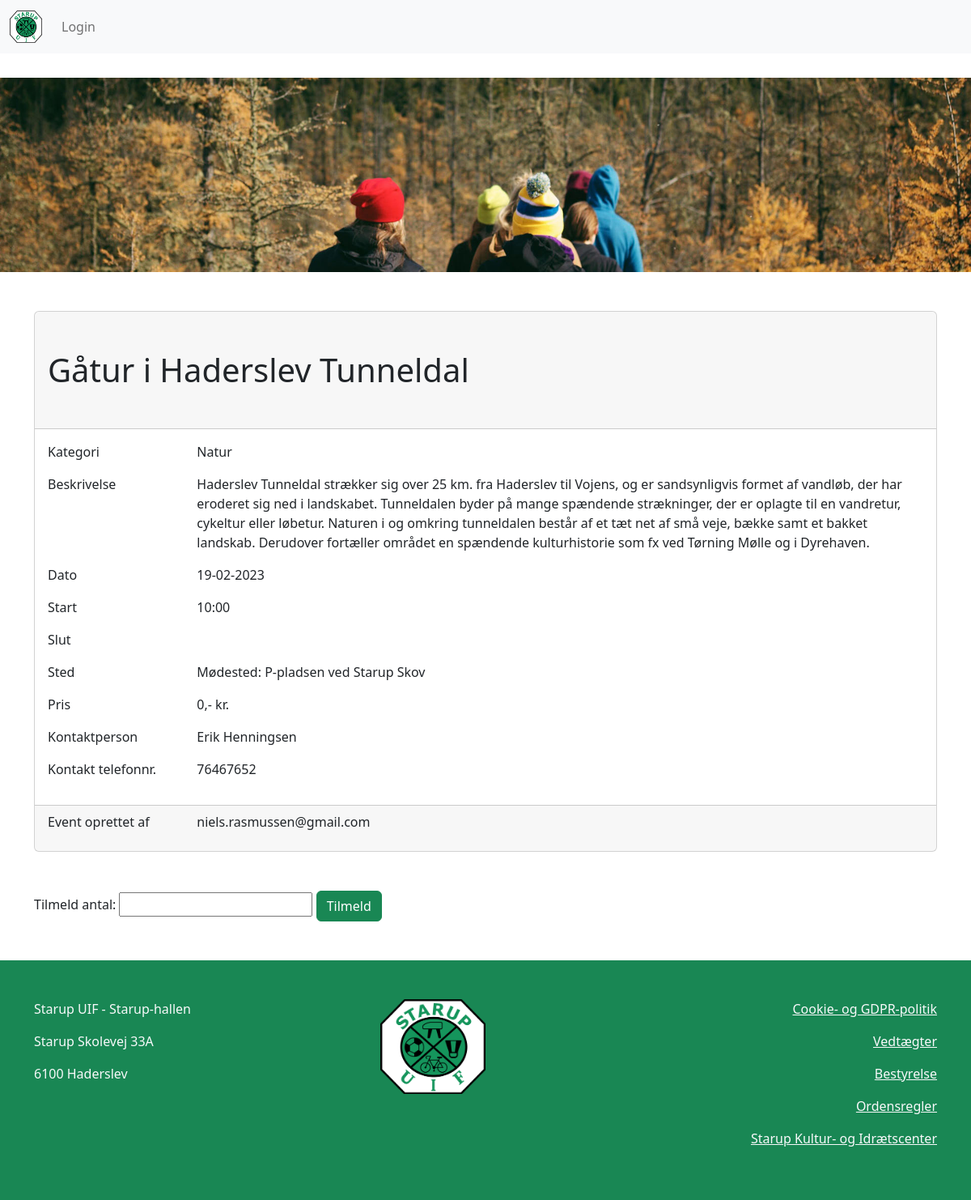
The page /visArrangement.php?id=11 on the database its author committed.
### tables this page shows
CREATE TABLE `events` (
  `EID` int(11) NOT NULL,
  `EName` varchar(200) NOT NULL,
  `ECategory` varchar(50) NOT NULL,
  `EDescription` varchar(2500) DEFAULT NULL,
  `EImage` varchar(100) DEFAULT NULL,
  `EDate` date NOT NULL,
  `EStartTime` varchar(50) NOT NULL,
  `EEndTime` varchar(50) DEFAULT NULL,
  `EPlace` varchar(100) DEFAULT NULL,
  `EPrice` smallint(6) NOT NULL,
  `EContactName` varchar(100) DEFAULT NULL,
  `EContactPhone` int(11) DEFAULT NULL,
  `ECreatedBy` varchar(100) NOT NULL
);

### visArrangement.php (the view, shortened to what this page needs)
<?php
    if(isset($_GET['id']))
    {
        $id = "'".$_GET['id']."'";
    }
    $db = new MySQLi('', '', '', '');
    $db->set_charset("utf8");
    if ($db->connect_error){
        die("Connection to database failed: ".$db->connect_error);
    }
    else{
        $result = $db->query("SELECT * FROM events WHERE EID = $id");
        $row = $result->fetch_assoc();
    }
?>
<!DOCTYPE html>
<html lang="en">
<head>
    <link rel="stylesheet" href="css/bootstrap.min.css">
    <link rel="stylesheet" href="css/style.css" type="text/css">
</head>
<body>
    <?php include 'includes/nav.php' ?>
    <header class="eventheader mt-5">
        <img src="<?php echo "img/".$row["EImage"]; ?>" class="img-fluid mt-5">
    </header>
    <main class="container mb-5">
        <section class="mt-5 card">
            <h1 class="pt-5 pb-5 card-header"><?php echo $row["EName"]; ?></h1>
            <article class="card-body">
                <div class="row">
                    <p class="col-2">Kategori</p>
                    <p class="col"><?php echo $row["ECategory"]; ?></p>
                </div>
                <div class="row">
                    <p class="col-2">Beskrivelse</p>
                    <p class="col"><?php echo $row["EDescription"]; ?></p>
                </div>
                <div class="row">
                    <p class="col-2">Dato</p>
                    <p class="col"><?php echo date("d-m-Y", strtotime($row["EDate"]));?></p>
                </div>
                <div class="row">
                    <p class="col-2">Start</p>
                    <p class="col"><?php echo $row["EStartTime"]; ?></p>
                </div>
               <div class='row'>
                    <p class='col-2'>Slut</p>
                    <p class='col'><?php echo $row["EEndTime"]; ?></p>
                </div>
                <div class="row">
                    <p class="col-2">Sted</p>
                    <p class="col"><?php echo $row["EPlace"]; ?></p>
                </div>
                <div class="row">
                    <p class="col-2">Pris</p>
                    <p class="col"><?php echo $row["EPrice"]; ?>,- kr.</p>
                </div>
                <div class='row'>
                    <p class='col-2'>Kontaktperson</p>
                    <p class='col'><?php echo $row["EContactName"]; ?></p>
                </div>
                <div class='row'>
                    <p class='col-2'>Kontakt telefonnr.</p>
                    <p class='col'><?php echo $row["EContactPhone"]; ?></p>
                </div>
            </article>
            <article class="card-footer">
                <div class="row">
                    <p class="col-2">Event oprettet af</p>
                    <p class="col-8"><?php echo $row["ECreatedBy"]; ?></p>
                </div>
            </article>
        </section>
        <section class="mt-5">
            <article>
                <form method="post" action="tilmeldtArrangement.php?id=<?php echo $_GET['id']; ?>">
                    <p><label for="tilmeldAntal">Tilmeld antal:</label>
                    <input type="number" name="tilmeldAntal">
                    <input type="submit" name="tilmeldArrangement" value="Tilmeld" class="btn btn-success"></p>
                </form>
            </article>
        </section>
    </main>
    <footer class="container-fluid py-5 bg-success">
        <?php include 'includes/footer.php' ?>
    </footer>
</body>
</html>

### css/style.css (style rules this page uses)
.eventheader img { height: 30vh; width: 100%; object-fit:cover; }

### rows shown on the page
events: EImage (picture), EName "Gåtur i Haderslev Tunneldal", ECategory "Natur", EDescription "Haderslev Tunneldal strækker sig over 25 km. fra Haderslev til Vojens, og er sandsynligvis formet af vandløb, der har eroderet sig ned i landskabet. Tunneldalen byder på mange spændende strækninger, der er oplagte til en vandretur, cykeltur eller løbetur. Naturen i og omkring tunneldalen består af et tæt net af små veje, bække samt et bakket landskab. Derudover fortæller området en spændende kulturhistorie som fx ved Tørning Mølle og i Dyrehaven.", EDate "19-02-2023", EStartTime "10:00", EPlace "Mødested: P-pladsen ved Starup Skov", EPrice "0", EContactName "Erik Henningsen", EContactPhone "76467652", ECreatedBy "niels.rasmussen@gmail.com"
